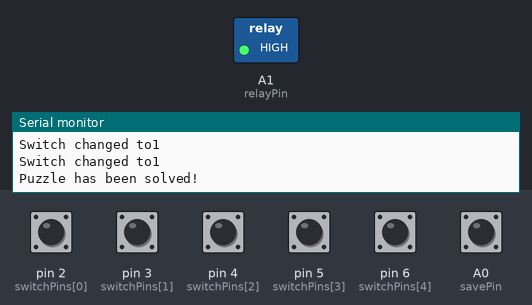
Bench run of a sketch on a simulated Arduino Uno, built with avr-gcc and run on an emulated ATmega328P. Parts: switched loads named in the sketch (green lamp = pin HIGH), the last lines printed to the serial monitor. The test bench sets the inputs (shaded band); at power-on: A0 (savePin), pin 2 (switchPins[0]), pin 3 (switchPins[1]), pin 4 (switchPins[2]), pin 5 (switchPins[3]), pin 6 (switchPins[4]) HIGH. EEPROM starts erased.

Above: at 1.2 s.
1.3 s: pin 2 (switchPins[0]) pulled LOW for 0.15 s
At 1.37 s:
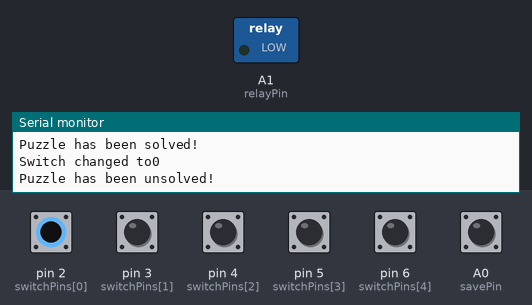
2.9 s: A0 (savePin) pulled LOW for 0.15 s
Timing chart, 0 to 5.9 s (numbered marks = the images above; inputs shaded):
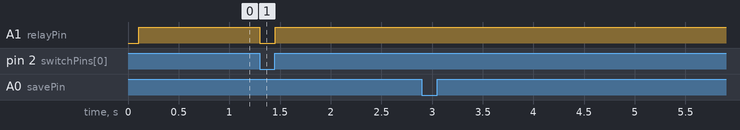

Measured:
- after the input at 1.3 s, A1 (relayPin): HIGH → LOW at once, → HIGH 0.15 s later

The sketch:

Toggle_Switch_Puzzle_Code.ino
```cpp
/**
 * "Toggle Switch State" puzzle
 *
 * This puzzle requires players to set a series of toggle switches to the correct on/off state.
 * The solution can be set by pressing a "save" button, which stores the current state
 * of the switches to EEPROM, restored every time the puzzle is started.
 */

// Include the EEPROM library to enable us to save the pattern
#include <EEPROM.h>

// CONSTANTS
// The number of switches. Can be as many as you have digital pins available
const byte numSwitches = 5;
// The pins to which switches are connected
const byte switchPins[numSwitches] = { 2, 3, 4, 5, 6 };
// Pressing the button connected to this pin will save the current state to EEPROM
const byte savePin = A0;
// This pin will be driven LOW when the puzzle is solved
const byte relayPin = A1;
// Simple signature in first byte in EEPROM indicates stored data is valid
const byte eepromSignature = 121;

// GLOBALS
// An array to record the last known state of every switch
bool lastSwitchState[numSwitches];
// The current state of the puzzle
enum State { Initialising,
             Active,
             Solved };
State state = Initialising;
// The desired solution state - will be overwritten by value in EEPROM
bool solution[numSwitches] = { true, true, true, true, true };

// Set the puzzle solution to the current switch state and save to EEPROM
void savePattern() {
  // Erase the existing signature
  EEPROM.write(0, 0);
  // Store the current state of each switch to EEPROM
  for (int i = 0; i < numSwitches; i++) {
    solution[i] = lastSwitchState[i];
    EEPROM.write(i + 1, lastSwitchState[i]);
  }
  // Now write the signature back again to byte zero to show valid data
  EEPROM.write(0, eepromSignature);
  // Serial output
  Serial.println(F("Pattern saved to EEPROM"));
}

// Loads a saved switch pattern from EEPROM
void loadPattern() {
  // Check that the EEPROM starts with a valid signature
  if (EEPROM.read(0) == eepromSignature) {
    for (int i = 0; i < numSwitches; i++) {
      solution[i] = EEPROM.read(i + 1);
    }
    // Update the values of count and max delay
    Serial.println(F("Solution loaded from EEPROM"));
  } else {
    Serial.println(F("EEPROM data not valid"));
  }
}

void readState() {
  for (int i = 0; i < numSwitches; i++) {
    int switchValue = digitalRead(switchPins[i]);
    if (switchValue != lastSwitchState[i]) {
      Serial.print("Switch changed to");
      Serial.println(switchValue);
      lastSwitchState[i] = (bool)switchValue;
    }
  }
}

// Checks the last known state of switches against the solution
bool isPuzzleSolved() {
  // Assume the puzzle is solved
  bool solved = true;
  // Check each pin's state
  for (int i = 0; i < numSwitches; i++) {
    // If any switch fails to match its desired state
    if (lastSwitchState[i] != solution[i]) {
      //... then the puzzle has not been solved
      solved = false;
    }
  }
  return solved;
}

void setup() {
  // Initialise the input pins
  for (int i = 0; i < numSwitches; i++) {
    pinMode(switchPins[i], INPUT);
  }
  pinMode(savePin, INPUT_PULLUP);
  pinMode(relayPin, OUTPUT);

  // Start the serial connection
  Serial.begin(9600);
  Serial.println("Starting connection");

  // Load the saved solution from EEPROM
  loadPattern();

  // Set the puzzle state
  state = Active;
}

void loop() {
  // Get the current state of the switches
  readState();

  // Is the save button pressed?
  if (digitalRead(savePin) == LOW) {
    // Simple debounce
    while (digitalRead(savePin) == LOW) { delay(100); }
    // Save the current pattern to EEPROM
    savePattern();
  }

  // Is the puzzle solved?
  bool puzzleIsSolved = isPuzzleSolved();

  // If it's just been solved
  if (state == Active && puzzleIsSolved) {
    Serial.println(F("Puzzle has been solved!"));
    digitalWrite(relayPin, HIGH);
    state = Solved;
  }
  // If it was solved, but no longer is
  else if (state == Solved && !puzzleIsSolved) {
    Serial.println(F("Puzzle has been unsolved!"));
    digitalWrite(relayPin, LOW);
    state = Active;
  }
}
```
